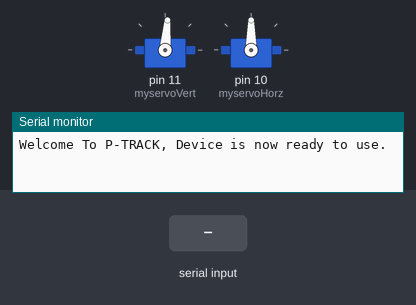
A sketch run on a simulated Arduino Uno, built with avr-gcc and run on an emulated ATmega328P. On the bench: 2 × servo, the last lines printed to the serial monitor. The inputs (shaded band) are chosen by the test bench.

Above: at 3.2 s.
3.3 s: "1" received over Serial
At 4.5 s:
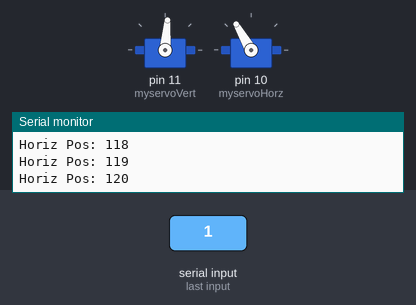
5.2 s: "3" received over Serial
At 7.3 s:
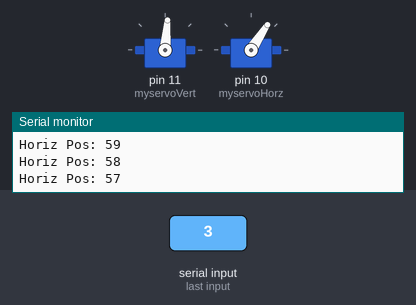
7.6 s: "w" received over Serial
At 8.4 s:
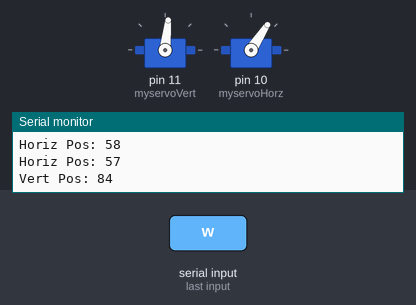
Timing chart, 0 to 10.6 s (numbered marks = the images above; inputs shaded):
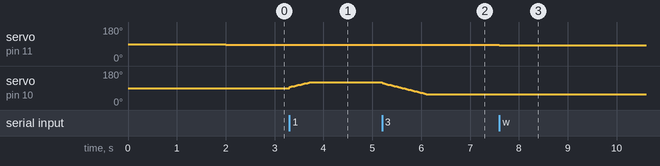

Measured:
- after the input at 3.3 s, servo on pin 10 (myservoHorz): moves from 90° to 120° over 0.41 s, starting at once
- after the input at 5.2 s, servo on pin 10 (myservoHorz): moves from 120° to 57° over 0.94 s, starting at once
- after the input at 7.6 s, servo on pin 11 (myservoVert): 85° → 84° at once

The sketch:

PTRAC_Release.ino
```cpp
/*
 * P-Track Arduino control software
 * Written by J. Buttars
 * 3 DEC 2015
*/

#include <Servo.h>

Servo              myservoVert;      // Vertical Axis
Servo              myservoHorz;      // Horizontal Axis

//////////////////////USER EDITABLE VARIABLES/////////////////////////////////////////////////////////

static const int   VHOME =  85;      // Vertical home position usually found by calibrating
static const int   HHOME =  90;      // Horizontal home location usually found by calibrating
int                Hpos  =  HHOME;   // Variable to store the servo horizontal position
int                Vpos  =  VHOME;   // Variable to store the servo vertical positon
const int          Vmin  =  25;      // Min Horizontal value, set to '0' when calibrating.
const int          Vmax  = 115;      // Max Horizontal value, set to '180' when calibration.
const int          Hmin  =  20;      // Min Horizontal value, set to '0' when calibrating.
const int          Hmax  = 150;      // Max Horizontal value, set to '180' when calibration.
const int  Horz_Preset_1 = 120;      // Preset 1, we asume we want same verical postion
const int  Horz_Preset_2 =  90;      // Preset 2, we asume we want same verical postion
const int  Horz_Preset_3 =  57;      // Preset 3, we asume we want same verical postion
bool          invertVert =   1;      // If servo move opposite of desired flip value from '0' to '1'
bool          invertHorz =   0;      // If servo move opposite of desired flip value from '0' to '1'
const int      DELAY_VAL =   1;      // Used to make movement smooth. Adjust if movement is jerky
const int       stepSize =   1;      // Used to increase speed of GoTo function

//////////////////////END USER EDITABLE VARIABLES/////////////////////////////////////////////////////

void setup()
{
  myservoVert.attach(11);  //Attach Vertical Movement Servo
  myservoHorz.attach(10);  //Attach Horizontal Movement Servo
  delay(2000);            //Give the device 2 seconds to aid in programing before we use the serial or connect to bluetooth
  myservoVert.write(VHOME);
  myservoHorz.write(HHOME);
  Serial.begin(9600);
  Serial.println("Welcome To P-TRACK, Device is now ready to use.");
}

void loop()
{
  while (Serial.available() > 0)
  {
    int move = Serial.read();

    if(move == 'a')
    {
      HmoveN();
    }

    if(move == 'd')
    {
      HmoveP();
    }

    if(move == 'w')
    {
      VmoveP();
    }

    if(move == 's')
    {
      VmoveN();
    }

    if(move == '1')
    {
      Go_To_Pos(Horz_Preset_1,Vpos);
    }

    if(move == '2')
    {
       Go_To_Pos(Horz_Preset_2,Vpos);
    }

    if(move == '3')
    {
       Go_To_Pos(Horz_Preset_3,Vpos);
    }

    if(move == 'h') //Go Home
    {
      MoveHome();
    }

    if(move == 'p') // Stop Serial, 'q' is too close to the other commands
    {
      //EXIT
      exit(0);
    }
  }//End while loop serial
}//End while true loop

void MoveHome()
{
  Go_To_Pos(HHOME,VHOME);
}

void HmoveN()
{
  if(invertHorz == 0)
  {
    Hpos +=stepSize;
    if(Hpos>Hmax)
    {
    Hpos=Hmax;//Don't want to go over
    }
  }
  else
  {
    Hpos -=stepSize;
    if(Hpos<Hmin)
    {
    Hpos=Hmin;//Don't want to go over
    }
  }
  myservoHorz.write(Hpos);
  Serial.print("Horiz Pos: ");
  Serial.println(Hpos, DEC);
  delay(DELAY_VAL);
}//End HmoveN

void HmoveP()
{
    if(invertHorz == 0)
  {
    Hpos -=stepSize;
    if(Hpos<Hmin)
    {
    Hpos=Hmin;//Don't want to go over
    }
  }
  else
  {
    Hpos +=stepSize;
    if(Hpos>Hmax)
    {
    Hpos=Hmax;//Don't want to go over
    }
  }
  myservoHorz.write(Hpos);
  Serial.print("Horiz Pos: ");
  Serial.println(Hpos, DEC);
  delay(DELAY_VAL);
}//End HmoveP

void VmoveP()
{
  if(invertVert == 0)
  {
    Vpos +=stepSize;
    if(Vpos>Vmax)
    {
      Vpos=Vmax;//Don't want to go over
    }
  }
   else
  {
    Vpos -=stepSize;
    if(Vpos<Vmin)
    {
    Vpos=Vmin;//Don't want to go over
    }
  }

  myservoVert.write(Vpos);
   Serial.print("Vert Pos: ");
  Serial.println(Vpos, DEC);
  delay(DELAY_VAL);
}//End VmoveP

void VmoveN()
{
  if(invertVert == 0)
  {
    Vpos -=stepSize;
    if(Vpos<Vmin)
    {
    Vpos=Vmin;//Don't want to go over
    }
  }
  else
  {
    Vpos +=stepSize;
    if(Vpos>Vmax)
    {
      Vpos=Vmax;//Don't want to go over
    }
  }
   myservoVert.write(Vpos);
    Serial.print("Vert Pos: ");
   Serial.println(Vpos, DEC);
   delay(DELAY_VAL);
}//end VmoveN

void Go_To_Pos(int Desired_Hpos, int Desired_Vpos)
{
  int tries = 180; //If we got something wrong stop so we can fix it
  while(Desired_Hpos != Hpos && tries >0)
  {
    tries--;
    if(Hpos<Desired_Hpos)
    {
      if(invertHorz == 0)
      {
        HmoveN();
      }
      else
      {
        HmoveP();
      }
    }
    else if(Hpos>Desired_Hpos)
    {
            if(invertHorz == 0)
      {
        HmoveP();
      }
      else
      {
        HmoveN();
      }
    }

  }//End while loop Horz
  tries = 180;
  while(Desired_Vpos != Vpos && tries > 0)
  {
    tries --;
    if(Vpos>Desired_Vpos)
    {
      if(invertVert == 0)
      {
        VmoveN();
      }
      else
      {
        VmoveP();
      }
    }
    else if(Vpos<Desired_Vpos)
    {
            if(invertVert == 0)
      {
        VmoveP();
      }
      else
      {
        VmoveN();
      }
    }
  }//end while
  return;
}
```
